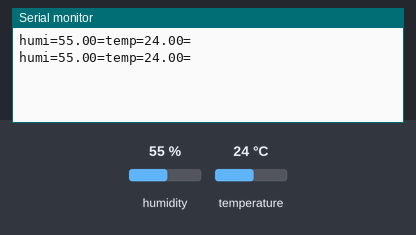
A sketch run on a simulated Arduino Uno, built with avr-gcc and run on an emulated ATmega328P. On the bench: the last lines printed to the serial monitor. The test bench sets the inputs (shaded band); at power-on: humidity 55 %, temperature 24 °C.

Above: at 2.2 s.
2.3 s: humidity set to 22 %
At 3.3 s:
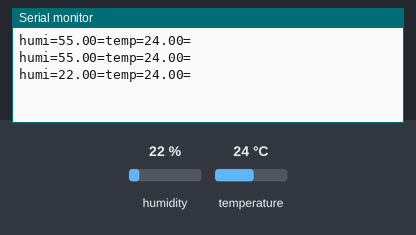
3.8 s: temperature set to 12 °C
At 5.0 s:
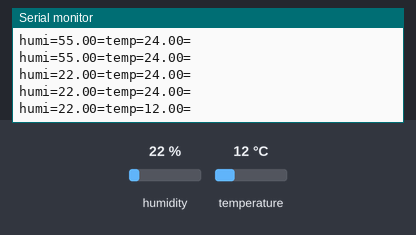
5.3 s: humidity set to 40 %
At 5.3 s:
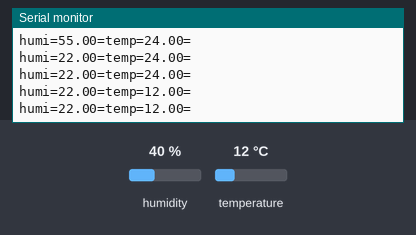
Timing chart, 0 to 8.3 s (numbered marks = the images above; inputs shaded):
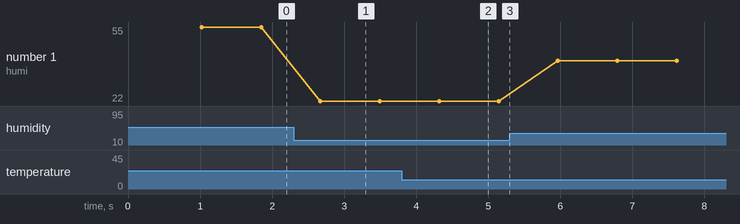

Measured:
- after the input at 2.3 s, the serial monitor: prints a new line after 0.37 s (image 1)
- after the input at 3.8 s, the serial monitor: prints a new line after 0.52 s (image 2)
- plotted number 1: 55 → 22 after the input at 2.3 s, 22 → 40 after the input at 5.3 s

The sketch:

Temp.ino
```cpp
/*
** getDHT11 for Autobox project
**
** Made by Antoine GUITTET
** Login   <antoine.guittet@epitech.eu>
*/

#include <dht.h>

#define dht_dpin A0 //no ; here. Set equal to channel sensor is on

dht DHT;

void setup(){
  Serial.begin(9600);
  delay(300);//Let system settle
  delay(700);//Wait rest of 1000ms recommended delay before
  //accessing sensor
}//end "setup()"

void loop(){
  //This is the "heart" of the program.
  DHT.read11(dht_dpin);

    Serial.print("humi=");
    Serial.print(DHT.humidity);
    Serial.print("=temp=");
    Serial.print(DHT.temperature);
    Serial.println("=");
  delay(800);//Don't try to access too frequently... in theory
  //should be once per two seconds, fastest,
  //but seems to work after 0.8 second.
}// end loop()
```
